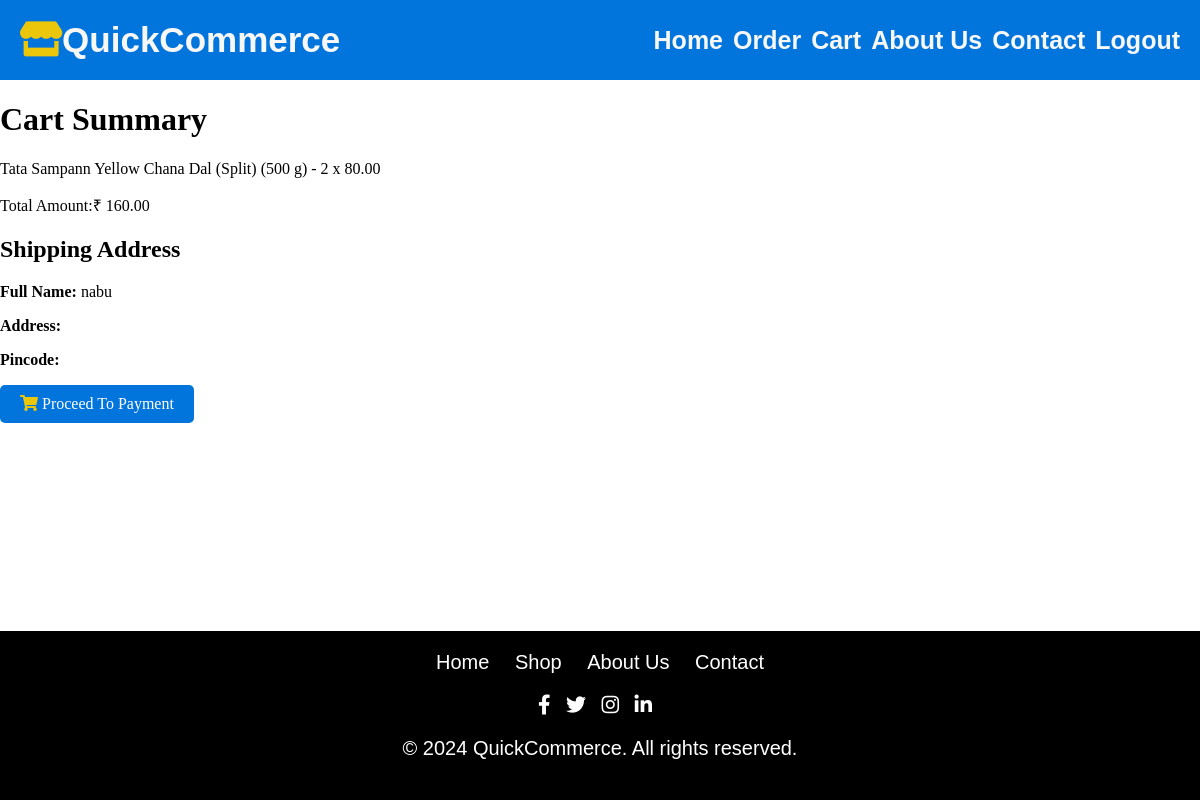
Page /cart/checkout/ (signed in) on the committed database.
### cart/models.py (models this page shows, shortened)
class CartItem(models.Model):
    user = models.ForeignKey(User, on_delete=models.CASCADE, default=None)  # Provide a default value of None
    cart = models.ForeignKey(Cart, on_delete=models.CASCADE)
    product = models.ForeignKey(Product, on_delete=models.CASCADE)
    quantity = models.PositiveIntegerField(default=1)
    total_price = models.DecimalField(max_digits=10, decimal_places=2, default=0.00)

### products_app/models.py (models this page shows, shortened)
class Product(models.Model):
    WEIGHT_CHOICES = [
        ('kg', 'Kilogram'),
        ('g', 'Gram'),
        ('ml', 'Milliliter'),
        ('L', 'Liter'),
        ('pcs', 'Pieces'),
    ]
    CATEGORY = [
        ('staples', 'Staples'),
        ('snacks_&_beverages', 'Snacks and Beverages'),
        ('household_items', 'Household Items'),
        ('dairy_and_eggs', 'Dairy and Eggs'),
    ]
    brand_name = models.CharField(max_length=100)
    Product_name = models.CharField(max_length=100)
    description = models.TextField()
    price = models.DecimalField(max_digits=10, decimal_places=2)
    images = models.ManyToManyField('ProductImage', related_name='products')
    thumbnail = models.ImageField(upload_to='media/thumbnails/')
    category = models.CharField(max_length=55, choices=CATEGORY)
    available_quantity = models.PositiveIntegerField()
    discount_percentage = models.DecimalField(max_digits=5, decimal_places=2, default=0)
    weight = models.DecimalField(max_digits=10, decimal_places=2)
    weight_unit = models.CharField(max_length=10, choices=WEIGHT_CHOICES, default='kg')
    average_rating = models.DecimalField(max_digits=3, decimal_places=2, null=True, blank=True)
    expiry_date = models.DateField(default=timezone.now)

### users/models.py (models this page shows, shortened)
class CustomUser(AbstractBaseUser, PermissionsMixin):
    email = models.EmailField(unique=True)
    full_name = models.CharField(max_length=255)
    is_active = models.BooleanField(default=True)
    is_staff = models.BooleanField(default=False)
    date_joined = models.DateTimeField(default=timezone.now)
    pincode = models.IntegerField(blank=True, null=True)  # Change to IntegerField
    address = models.TextField(max_length=500, blank=True)
    otp = models.IntegerField(blank=True, null=True)
    objects = CustomUserManager()
    USERNAME_FIELD = 'email'
    REQUIRED_FIELDS = ['full_name']

### cart/views.py (the view)
# urls.py: path('checkout/', views.checkout, name='checkout'),
@login_required
def checkout(request):
    user = request.user
    cart, created = Cart.objects.get_or_create(user=user)
    cart_items = cart.cartitem_set.all()
    overall_total = sum(item.total_price for item in cart_items)
    if request.method == 'POST':
        form = CheckoutForm(request.POST)
        if form.is_valid():
            try:
                user.full_name = form.cleaned_data['full_name']
                user.address = form.cleaned_data['address']
                user.pincode = form.cleaned_data['pincode']
                user.save()
                return redirect('payment')
            except IntegrityError:
                form.add_error(None, 'An error occurred while updating your information. Please try again.')
    else:
        form = CheckoutForm(initial={'full_name': user.full_name, 'address': user.address, 'pincode': user.pincode})
    return render(request, 'cart/checkout.html', {'form': form, 'cart_items': cart_items, 'overall_total': overall_total})

### cart/templates/cart/checkout.html (shortened to what this page needs)
{% load static %}
<!DOCTYPE html>
<html lang="en">
<head>
</head>
<body>
    {% include 'users/navbar.html' %}
<div class="container">
    <h1>Cart Summary</h1>
    {% if cart_items %}
        <ul>
            {% for item in cart_items %}
                <li>
                    {{ item.product.Product_name }} - {{ item.quantity }} x {{ item.product.price }}
                </li>
            {% endfor %}
        </ul>
        <p>Total Amount:₹ {{ overall_total }}</p>
    {% else %}
        <p>Your cart is empty.</p>
    {% endif %}
    <h2>Shipping Address</h2>
    <form>
        <p><strong>Full Name:</strong> {{ user.full_name }}</p>
        <p><strong>Address:</strong> {{ user.address }}</p>
        <p><strong>Pincode:</strong> {{ user.pincode }}</p>
        <a href="{% url 'payment' %}" class="add">
            <i class="fa fa-shopping-cart"></i>
            <span style="color: white;">Proceed To Payment</span>
        </a>
    </form>
</div>
    {% include 'users/footer.html' %}
</body>
</html>

### cart/templates/cart/checkout.html (style rules this page uses)
.add { background-color: #0275dd; border: none; padding: 10px 20px; cursor: pointer; border-radius: 5px; display: inline-block; text-decoration: none; color: white; }

### users/templates/users/navbar.html (style rules this page uses)
body, ul { margin: 0; padding: 0; list-style: none; }
.fa { color: #ebc60a; }

### users/templates/users/footer.html (style rules this page uses)
body { margin: 0; display: flex; flex-direction: column; min-height: 100vh; }

### rows in the picture
CartItem: product.Product_name "Tata Sampann Yellow Chana Dal (Split) (500 g)", quantity "2", product.price "80.00"
CustomUser: full_name "nabu"

### other values in the picture
{{ overall_total }} "160.00"
